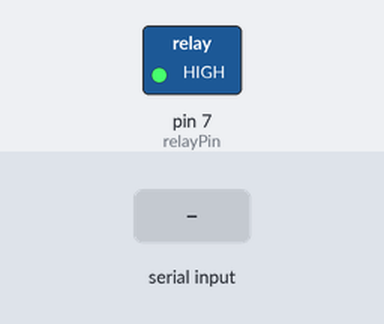
A sketch run on a simulated Arduino Uno, built with avr-gcc and run on an emulated ATmega328P. Shown: switched loads named in the sketch (green lamp = pin HIGH). Inputs (shaded band) come from the test bench.

Above: at 1.2 s.
1.3 s: "1" received over the second serial link
At 2.5 s:
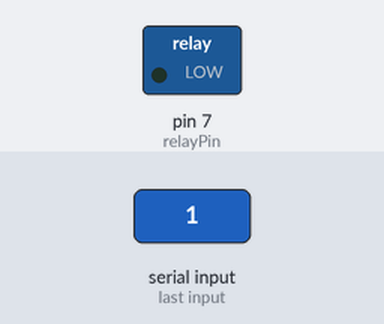
2.8 s: "0" received over the second serial link
At 4.1 s:
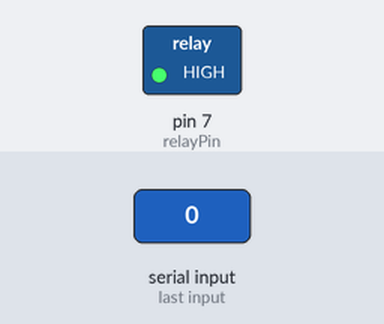
Timing chart, 0 to 5.8 s (numbered marks = the images above; inputs shaded):
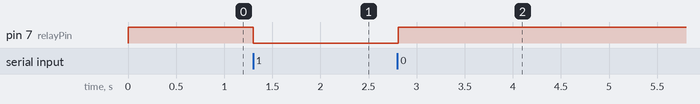

Measured:
- after the input at 1.3 s, pin 7 (relayPin): HIGH → LOW at once
- after the input at 2.8 s, pin 7 (relayPin): LOW → HIGH at once

The sketch:

bt_1.ino
```cpp
// Bluetooth module HM-10 pins
#define RX 11
#define TX 10
#define relayPin 7 // Pin connected to the relay

#include <SoftwareSerial.h>
SoftwareSerial bluetooth(TX, RX); // Initialize SoftwareSerial for Bluetooth

void setup() {
  bluetooth.begin(9600); // Start Bluetooth communication at 9600 baud
  Serial.begin(9600);    // Start serial communication at 9600 baud
  pinMode(relayPin, OUTPUT); // Set relay pin as output
  digitalWrite(relayPin, HIGH); // Ensure relay is off by default (for active-low relay)
}

void loop() {
  if (bluetooth.available() > 0) {  // Check if there's incoming Bluetooth data
    char BluetoothData = bluetooth.read(); // Read the incoming byte

    if (BluetoothData == '0') {
      digitalWrite(relayPin, HIGH);     // Turn relay off (active-low)
      bluetooth.println("Relay OFF");   // Send confirmation back
    } else if (BluetoothData == '1') {
      digitalWrite(relayPin, LOW);      // Turn relay on (active-low)
      bluetooth.println("Relay ON");    // Send confirmation back
    } else {
      bluetooth.println("Unknown Command"); // Handle any unknown commands
    }
  }
  delay(100); // Short delay to avoid overwhelming the Bluetooth communication
}
```
